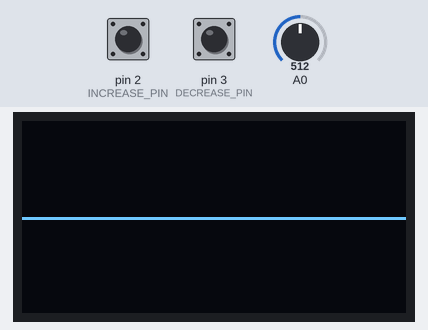
This sketch was run on a simulated Arduino Uno, built with avr-gcc and run on an emulated ATmega328P. Shown: 128×64 one-colour display. The test bench sets the inputs (shaded band); at power-on: pin 2 (INCREASE_PIN) HIGH, pin 3 (DECREASE_PIN) HIGH, A0 = 512.

Above: at 1.2 s.
1.3 s: pin 2 (INCREASE_PIN) pulled LOW for 1 s
At 3.3 s:
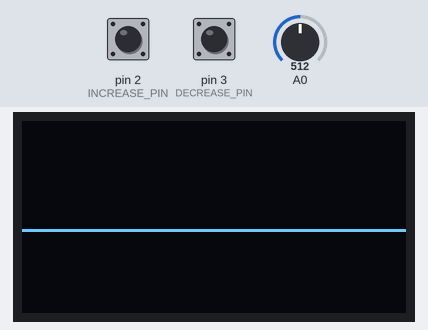
3.8 s: pin 3 (DECREASE_PIN) pulled LOW for 1 s
At 5.5 s:
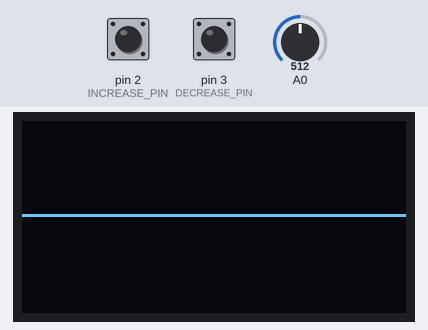
6.4 s: A0 set to 716
At 7.7 s:
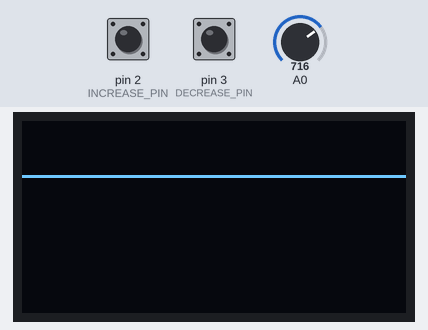
8.1 s: pin 2 (INCREASE_PIN) pulled LOW for 0.15 s
At 8.8 s:
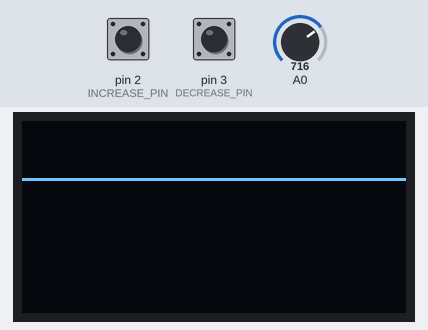
9.8 s: A0 set to 900
At 11.0 s:
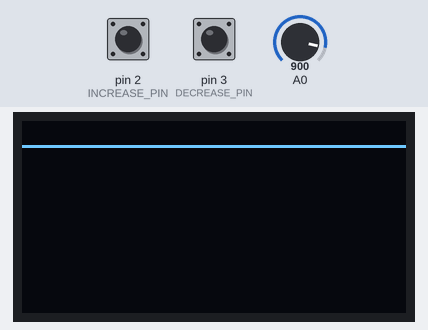
11.4 s: pin 3 (DECREASE_PIN) pulled LOW for 0.15 s
At 12.0 s:
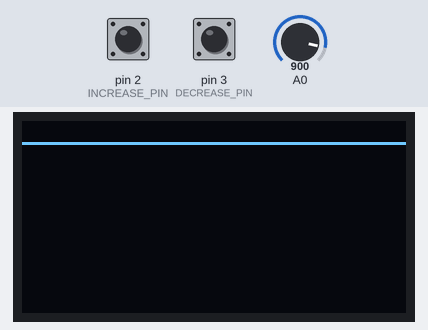
Timing chart, 0 to 14.1 s (numbered marks = the images above; inputs shaded):
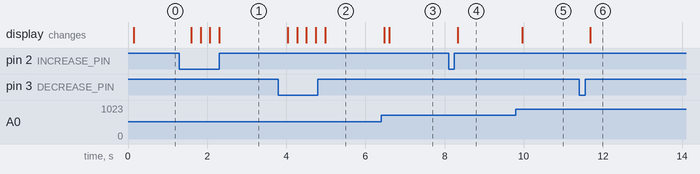

The sketch:

diyfunctiongenerator.ino
```cpp
#include <Wire.h>
#include <Adafruit_GFX.h>
#include <Adafruit_SSD1306.h>

// OLED display width and height
#define SCREEN_WIDTH 128
#define SCREEN_HEIGHT 64

// Declaration for an SSD1306 display connected to I2C (SDA, SCL pins)
Adafruit_SSD1306 display(SCREEN_WIDTH, SCREEN_HEIGHT, &Wire, -1);

// Number of samples to capture
#define NUM_SAMPLES 128
#define SAMPLE_RATE 10000  // Adjust the sampling rate if needed

// Array to hold samples
int samples[NUM_SAMPLES];

// Variables for ADC timing
unsigned long lastSampleTime = 0;
unsigned int sampleInterval = 1000000 / SAMPLE_RATE;  // Interval in microseconds

// Vertical offset control buttons
#define INCREASE_PIN 2
#define DECREASE_PIN 3

// Vertical offset variable
int verticalOffset = 0;

void setup() {
  // Initialize serial communication for debugging
  Serial.begin(115200);

  // Initialize the OLED display
  if (!display.begin(SSD1306_SWITCHCAPVCC, 0x3C)) { // Address 0x3C for 128x64
    Serial.println(F("SSD1306 allocation failed"));
    for (;;);
  }

  // Clear the buffer
  display.clearDisplay();
  display.display();

  // Set A0 as input with internal pull-up resistor
  pinMode(A0, INPUT);

  // Set buttons as input with pull-up resistors
  pinMode(INCREASE_PIN, INPUT_PULLUP);
  pinMode(DECREASE_PIN, INPUT_PULLUP);
}

void loop() {
  // Check button states
  if (digitalRead(INCREASE_PIN) == LOW) {
    verticalOffset += 1;
    delay(100);  // Debounce delay
  }
  if (digitalRead(DECREASE_PIN) == LOW) {
    verticalOffset -= 1;
    delay(100);  // Debounce delay
  }

  // Ensure verticalOffset is within a reasonable range
  verticalOffset = constrain(verticalOffset, -30, 30);

  // Capture samples at the defined sampling rate
  for (int i = 0; i < NUM_SAMPLES; i++) {
    while (micros() - lastSampleTime < sampleInterval) {
      // Wait for the next sample time
    }
    samples[i] = analogRead(A0);  // Read from A0
    lastSampleTime = micros();
  }

  // Clear the display
  display.clearDisplay();

  // Plot the waveform on the OLED
  for (int i = 1; i < NUM_SAMPLES; i++) {
    int x0 = map(i - 1, 0, NUM_SAMPLES - 1, 0, SCREEN_WIDTH - 1);
    int y0 = map(samples[i - 1], 0, 1023, SCREEN_HEIGHT - 1, 0) + verticalOffset;
    int x1 = map(i, 0, NUM_SAMPLES - 1, 0, SCREEN_WIDTH - 1);
    int y1 = map(samples[i], 0, 1023, SCREEN_HEIGHT - 1, 0) + verticalOffset;

    // Ensure y values are within screen bounds
    y0 = constrain(y0, 0, SCREEN_HEIGHT - 1);
    y1 = constrain(y1, 0, SCREEN_HEIGHT - 1);

    display.drawLine(x0, y0, x1, y1, SSD1306_WHITE);
  }

  // Display the buffer
  display.display();

  // Small delay to avoid overloading the display
  delay(50);
}
```

Measured:
- after the input at 1.3 s, the display: first changes after 0.30 s (image 1 shows a later state)
- after the input at 3.8 s, the display: first changes after 0.23 s (image 2 shows a later state)
- after the input at 6.4 s, the display: first changes after 0.07 s (image 3 shows a later state)
- after the input at 8.1 s, the display: changes after 0.23 s (image 4)
- after the input at 9.8 s, the display: changes after 0.16 s (image 5)
- after the input at 11.4 s, the display: changes after 0.28 s (image 6)
